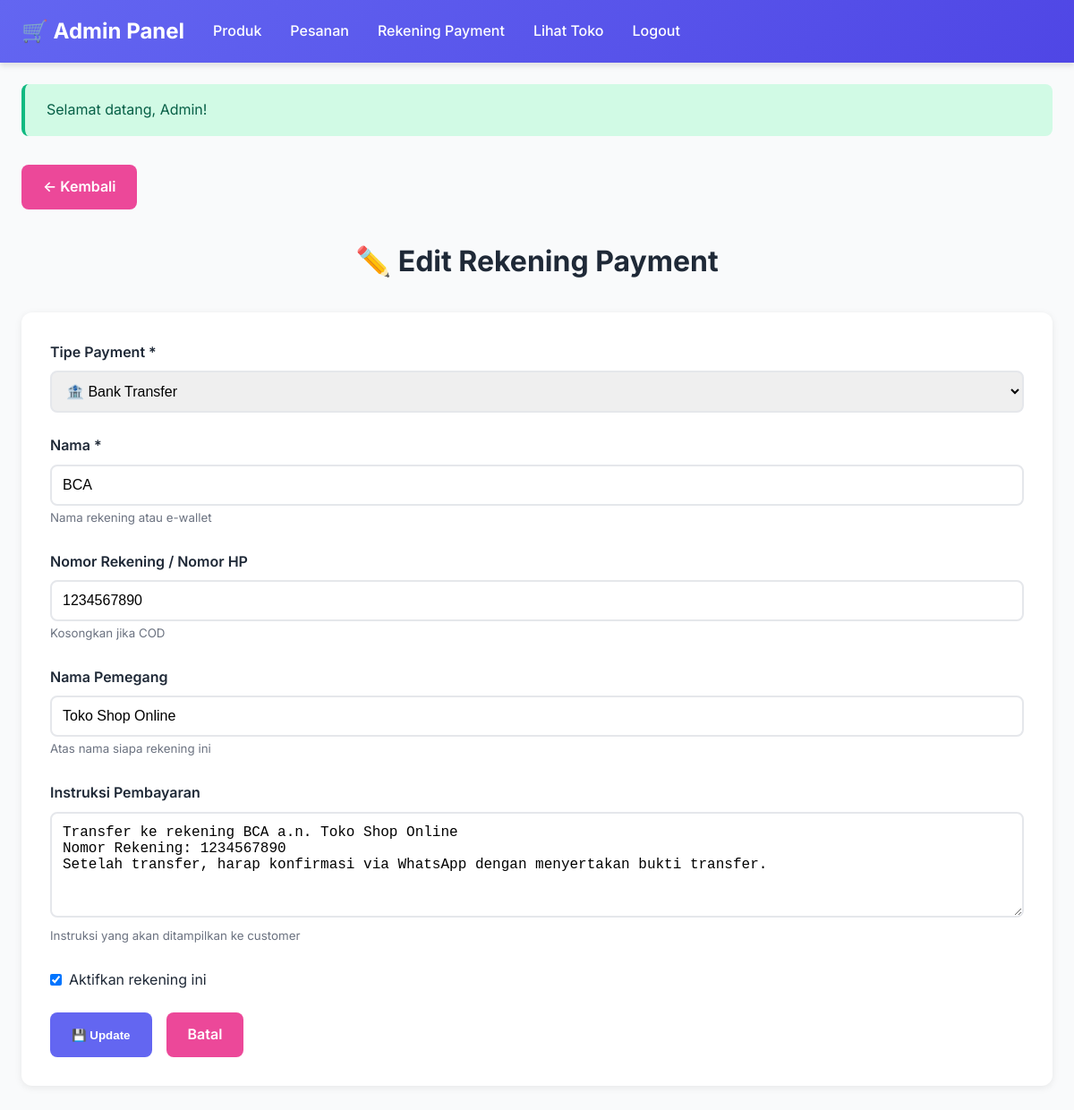
Screenshot of /admin/edit-payment-account.php?id=1 (signed in) with the database file from the repository.
### tables this page shows
CREATE TABLE IF NOT EXISTS payment_accounts (
    id INT AUTO_INCREMENT PRIMARY KEY,
    type ENUM('bank_transfer', 'e_wallet', 'cod') NOT NULL,
    name VARCHAR(100) NOT NULL COMMENT 'Nama rekening (misal: BCA, Mandiri, GoPay)',
    account_number VARCHAR(100) DEFAULT NULL COMMENT 'Nomor rekening atau nomor e-wallet',
    account_holder VARCHAR(100) DEFAULT NULL COMMENT 'Nama pemegang rekening',
    instructions TEXT DEFAULT NULL COMMENT 'Instruksi pembayaran untuk customer',
    is_active BOOLEAN DEFAULT 1 COMMENT '1 = aktif, 0 = nonaktif',
    created_at TIMESTAMP DEFAULT CURRENT_TIMESTAMP,
    INDEX idx_type (type),
    INDEX idx_is_active (is_active)
);

### admin/edit-payment-account.php (the view, shortened to what this page needs)
<?php
include 'includes/header.php';
$id = isset($_GET['id']) ? (int) $_GET['id'] : 0;
$stmt = $pdo->prepare("SELECT * FROM payment_accounts WHERE id = ?");
$stmt->execute([$id]);
$account = $stmt->fetch();
?>
<div class="container" style="margin-top: 2rem;">
    <div style="margin-bottom: 2rem;">
        <a href="payment-accounts.php" class="btn btn-secondary">← Kembali</a>
    </div>
    <h1 class="section-title">✏️ Edit Rekening Payment</h1>
    <div class="card">
        <form method="POST">
            <div class="form-group">
                <label class="form-label">Tipe Payment *</label>
                <select name="type" class="form-control" required>
                    <option value="bank_transfer" <?php echo $account['type'] === 'bank_transfer' ? 'selected' : ''; ?>>
                        🏦 Bank Transfer
                    </option>
                </select>
            </div>
            <div class="form-group">
                <label class="form-label">Nama *</label>
                <input type="text" name="name" class="form-control" required
                    placeholder="Contoh: BCA, Mandiri, GoPay, OVO"
                    value="<?php echo htmlspecialchars($account['name']); ?>">
                <small style="color: var(--gray);">Nama rekening atau e-wallet</small>
            </div>
            <div class="form-group">
                <label class="form-label">Nomor Rekening / Nomor HP</label>
                <input type="text" name="account_number" class="form-control" placeholder="Contoh: 1234567890"
                    value="<?php echo htmlspecialchars($account['account_number'] ?? ''); ?>">
                <small style="color: var(--gray);">Kosongkan jika COD</small>
            </div>
            <div class="form-group">
                <label class="form-label">Nama Pemegang</label>
                <input type="text" name="account_holder" class="form-control" placeholder="Contoh: Toko Shop Online"
                    value="<?php echo htmlspecialchars($account['account_holder'] ?? ''); ?>">
                <small style="color: var(--gray);">Atas nama siapa rekening ini</small>
            </div>
            <div class="form-group">
                <label class="form-label">Instruksi Pembayaran</label>
                <textarea name="instructions" class="form-control" rows="5"
                    placeholder="Contoh: Transfer ke rekening BCA a.n. Toko Shop Online&#10;Nomor Rekening: 1234567890&#10;Setelah transfer, harap konfirmasi via WhatsApp."><?php echo htmlspecialchars($account['instructions'] ?? ''); ?></textarea>
                <small style="color: var(--gray);">Instruksi yang akan ditampilkan ke customer</small>
            </div>
            <div class="form-group">
                <label style="display: flex; align-items: center; gap: 0.5rem; cursor: pointer;">
                    <input type="checkbox" name="is_active" value="1" <?php echo $account['is_active'] ? 'checked' : ''; ?>>
                    <span>Aktifkan rekening ini</span>
                </label>
            </div>
            <div style="display: flex; gap: 1rem;">
                <button type="submit" name="update_account" class="btn btn-primary">
                    💾 Update
                </button>
                <a href="payment-accounts.php" class="btn btn-secondary">Batal</a>
            </div>
        </form>
    </div>
</div>
<?php include 'includes/footer.php'; ?>

### assets/css/style.css (style rules this page uses)
:root { --primary: #6366f1; --primary-dark: #4f46e5; --secondary: #ec4899; --success: #10b981; --danger: #ef4444; --warning: #f59e0b; --dark: #1f2937; --light: #f9fafb; --gray: #6b7280; --border: #e5e7eb; }
* { margin: 0; padding: 0; box-sizing: border-box; }
body { font-family: 'Inter', -apple-system, BlinkMacSystemFont, 'Segoe UI', sans-serif; line-height: 1.6; color: var(--dark); background: var(--light); }
.container { max-width: 1200px; margin: 0 auto; padding: 0 1.5rem; }
.section-title { font-size: 2rem; font-weight: 700; margin-bottom: 2rem; text-align: center; }
.btn { display: inline-block; padding: 0.75rem 1.5rem; border: none; border-radius: 8px; font-weight: 600; text-decoration: none; cursor: pointer; transition: all 0.3s; text-align: center; }
.btn-primary { background: var(--primary); color: white; }
.btn-secondary { background: var(--secondary); color: white; }
.form-group { margin-bottom: 1.5rem; }
.form-label { display: block; margin-bottom: 0.5rem; font-weight: 600; color: var(--dark); }
.form-control { width: 100%; padding: 0.75rem; border: 2px solid var(--border); border-radius: 8px; font-size: 1rem; transition: border-color 0.3s; }
textarea.form-control { resize: vertical; min-height: 100px; }
.card { background: white; border-radius: 12px; padding: 2rem; box-shadow: 0 2px 8px rgba(0, 0, 0, 0.08); margin-bottom: 2rem; }

### rows the page displays
payment_accounts: type "🏦 Bank Transfer", name "BCA", account_number "1234567890", account_holder "Toko Shop Online", instructions "Transfer ke rekening BCA a.n. Toko Shop Online Nomor Rekening: 1234567890 Setelah transfer, harap konfirmasi via WhatsApp dengan menyertakan bukti transfer.", is_active "☑"

### other values shown
$flash['message'] "Selamat datang, Admin!"
